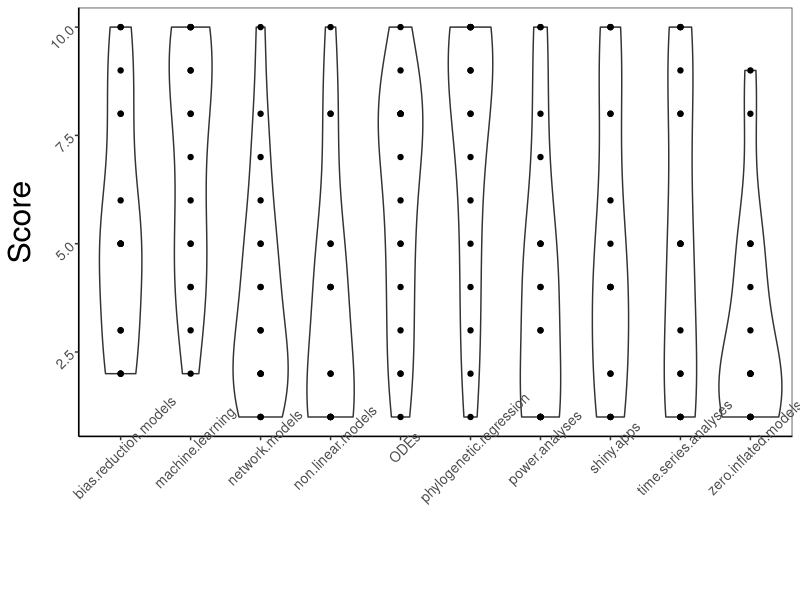
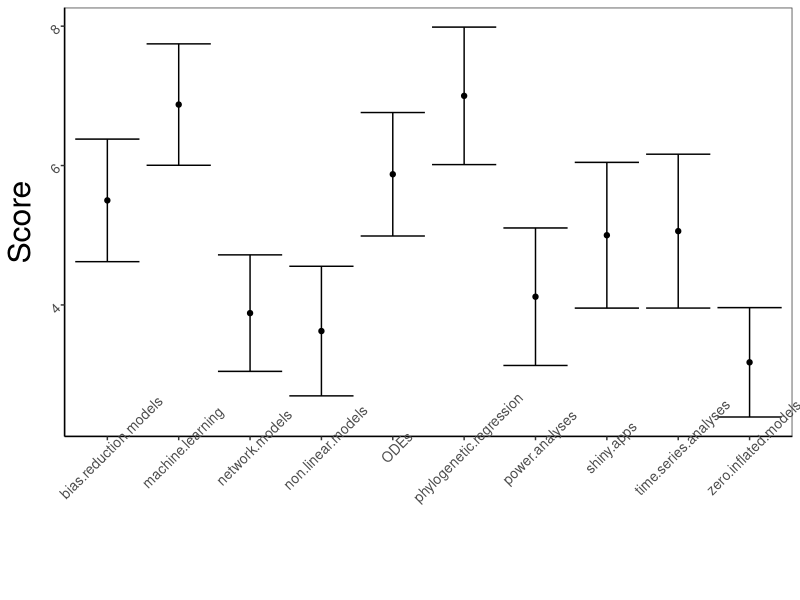

These figures' R source, in order:
#survey analysis
library(tidyverse)

#sur = read.csv("survey.csv")
sur = read.csv("survey_results.csv")
head(sur)
ncol(sur)
sur = sur[-1]

sur2 = sur %>%
gather(key="key", value = "value")#, -Username

head(sur2)
#sur2 = subset(sur2,Username!="sbutton@vt.edu")
sur = sur2

#boxplot
r=ggplot(data=sur, aes(x=key,y=value))+ 
  geom_violin()+
  geom_point()+#aes(color=Username)
  ylab("Score")+
  xlab("")+
  theme_bw() + 
  theme(axis.title=element_text(size=23),axis.text=element_text(size=10,angle = 45),panel.grid = element_blank(), axis.line=element_line(),legend.position=c(.9,.55),legend.text = element_text(size=12,face="italic"))
print(r)


tab = aggregate(value~key,FUN=mean,data=sur)
tab2 = aggregate(value~key,FUN=sd,data=sur)
tab$se = tab2$value / sqrt(10)
head(tab)
tab = tab[order(tab$value),]
tab

#point w/ se
r=ggplot(data=tab, aes(x=key,y=value))+ 
  geom_point()+
  geom_errorbar(aes(ymin = value - se, ymax = value + se))+
  ylab("Score")+
  xlab("")+
  theme_bw() + 
  theme(axis.title=element_text(size=23),axis.text=element_text(size=10,angle = 45),panel.grid = element_blank(), axis.line=element_line(),legend.position=c(.9,.55),legend.text = element_text(size=12,face="italic"))
print(r)

#formal analyses
l1 = lm(value~key,data = sur)
summary(l1)
library(lsmeans)
lsmeans(l1, specs = "key", contr = "pairwise")
